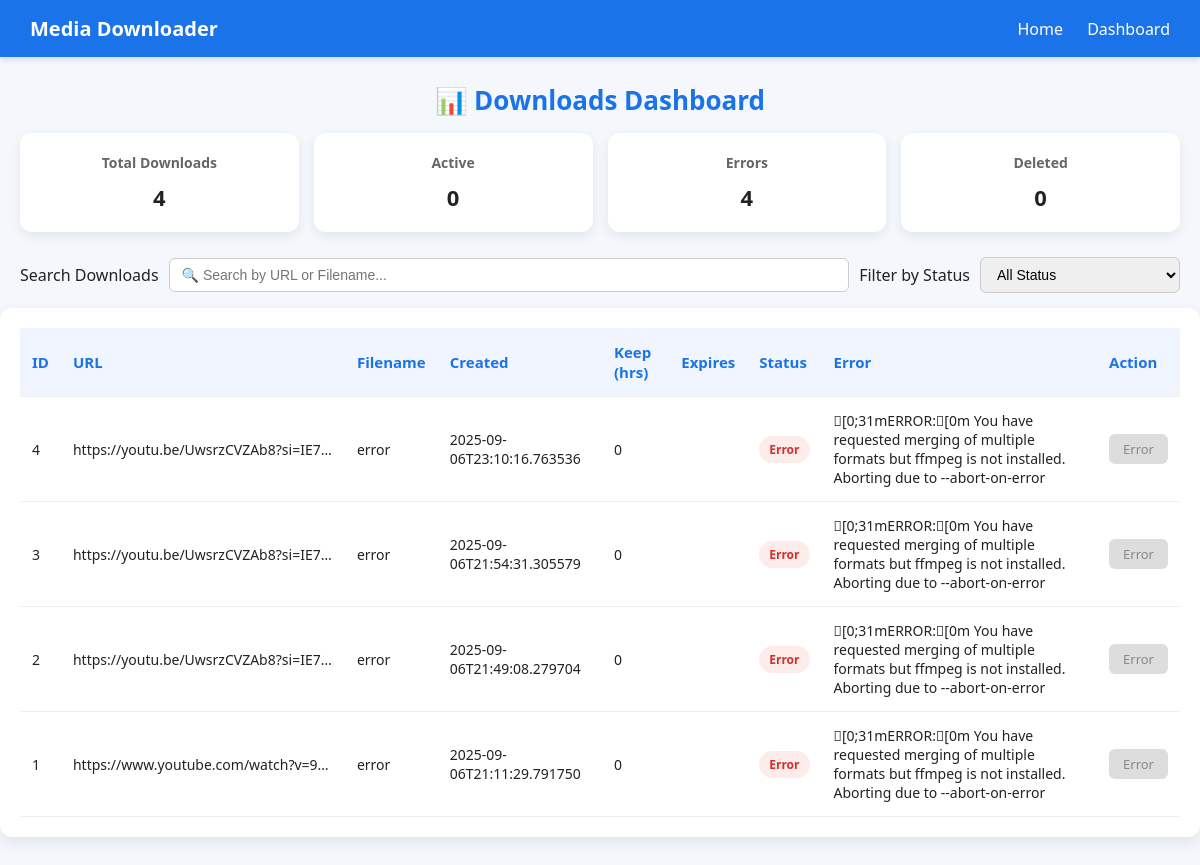
/dashboard, run on the app's committed database.
### tables this page shows
CREATE TABLE downloads (
                id INTEGER PRIMARY KEY AUTOINCREMENT,
                url TEXT NOT NULL,
                filename TEXT NOT NULL,
                filepath TEXT NOT NULL,
                created_at TEXT NOT NULL,
                auto_clean_hours INTEGER DEFAULT 0,
                expires_at TEXT,
                status TEXT DEFAULT 'ready',
                error TEXT
            );

### app.py (the view)
@app.route("/dashboard", methods=["GET"])
def dashboard():
    logs = list_records(500)
    return render_template("dashboard.html", logs=logs)

### app.py (called while the page is built)
def get_conn():
    conn = sqlite3.connect(str(DB_PATH), detect_types=sqlite3.PARSE_DECLTYPES)
    conn.row_factory = sqlite3.Row
    return conn

def list_records(limit=500):
    with get_conn() as conn:
        cur = conn.execute("SELECT * FROM downloads ORDER BY id DESC LIMIT ?", (limit,))
        return cur.fetchall()

### templates/dashboard.html (shortened to what this page needs)
<!DOCTYPE html>
<html lang="en">
<head>
</head>
<body>
  <header>
    <h2>Media Downloader</h2>
    <nav>
      <a href="/">Home</a>
      <a href="/dashboard">Dashboard</a>
    </nav>
  </header>
  <h1>📊 Downloads Dashboard</h1>
  <div class="summary">
    <div class="card"><h3>Total Downloads</h3><p id="totalCount">0</p></div>
    <div class="card"><h3>Active</h3><p id="activeCount">0</p></div>
    <div class="card"><h3>Errors</h3><p id="errorCount">0</p></div>
    <div class="card"><h3>Deleted</h3><p id="deletedCount">0</p></div>
  </div>
  <div class="filters">
  <label for="searchInput" class="sr-only">Search Downloads</label>
  <input
    type="text"
    id="searchInput"
    placeholder="🔍 Search by URL or Filename..."
    aria-label="Search Downloads"
  >
  <label for="statusFilter" class="sr-only">Filter by Status</label>
  <select id="statusFilter" aria-label="Filter by Status">
    <option value="all">All Status</option>
  </select>
</div>
  <div class="table-container">
    <table id="downloadsTable">
      <thead>
        <tr>
          <th>ID</th>
          <th>URL</th>
          <th>Filename</th>
          <th>Created</th>
          <th>Keep (hrs)</th>
          <th>Expires</th>
          <th>Status</th>
          <th>Error</th>
          <th>Action</th>
        </tr>
      </thead>
      <tbody>
        {% for r in logs %}
        <tr data-status="{{ r[7] }}">
          <td>{{ r[0] }}</td>
          <td class="url-cell" title="{{ r[1] }}">{{ r[1] }}</td>
          <td>{{ r[2] }}</td>
          <td>{{ r[4] }}</td>
          <td>{{ r[5] }}</td>
          <td>{{ r[6] or '' }}</td>
          <td><span class="status {{ r[7] }}">{{ r[7] }}</span></td>
          <td>{{ r[8] or '' }}</td>
          <td>
            {% if r[7] == 'ready' %}
              <a href="/files/{{ r[0] }}" target="_blank" class="btn-action btn-download">Download</a>
            {% elif r[7] == 'error' %}
              <span class="btn-action btn-disabled">Error</span>
            {% elif r[7] == 'deleted' %}
              <span class="btn-action btn-disabled">Deleted</span>
            {% else %}
              <span class="btn-action btn-disabled">{{ r[7] }}</span>
            {% endif %}
          </td>
        </tr>
        {% else %}
        <tr><td colspan="9" class="center">🚀 No downloads yet — start by pasting a link on the home page!</td></tr>
        {% endfor %}
      </tbody>
    </table>
  </div>
</body>
</html>

### templates/dashboard.html (style rules this page uses)
:root { --primary: #1a73e8; --primary-dark: #155ab6; --bg: #f4f7fb; --text: #222; --muted: #666; --success: #2e7d32; --error: #d32f2f; --warning: #f9a825; --deleted: #999; }
body { font-family: "Segoe UI", Roboto, Arial, sans-serif; margin: 0; background: var(--bg); color: var(--text); }
header { background: var(--primary); color: #fff; padding: 15px 30px; display: flex; justify-content: space-between; align-items: center; box-shadow: 0 2px 6px rgba(0,0,0,0.15); position: sticky; top: 0; z-index: 100; }
header h2 { font-size: 20px; margin: 0; }
header nav a { color: #fff; margin-left: 20px; text-decoration: none; font-weight: 500; transition: opacity 0.2s; }
h1 { margin: 25px auto 15px; text-align: center; color: var(--primary); font-size: 26px; }
.summary { max-width: 1200px; margin: 0 auto 25px; padding: 0 20px; display: grid; grid-template-columns: repeat(auto-fit,minmax(200px,1fr)); gap: 15px; }
.card { background: #fff; border-radius: 12px; padding: 20px; box-shadow: 0 4px 12px rgba(0,0,0,0.08); text-align: center; }
.card h3 { margin: 0; font-size: 14px; color: var(--muted); }
.card p { margin: 10px 0 0; font-size: 22px; font-weight: bold; }
.filters { max-width: 1200px; margin: 0 auto 15px; padding: 0 20px; display: flex; justify-content: space-between; align-items: center; flex-wrap: wrap; gap: 10px; }
.filters input, .filters select { padding: 8px 12px; border-radius: 6px; border: 1px solid #ccc; font-size: 14px; flex: 1; }
.filters select { max-width: 200px; }
.table-container { max-width: 1200px; margin: 0 auto 40px; padding: 20px; background: #fff; border-radius: 12px; box-shadow: 0 6px 16px rgba(0,0,0,0.08); overflow-x: auto; }
table { width: 100%; border-collapse: collapse; }
th, td { padding: 14px 12px; text-align: left; border-bottom: 1px solid #eee; font-size: 14px; }
th { background: #f1f5ff; color: var(--primary); font-weight: 600; font-size: 15px; }
td.url-cell { max-width: 260px; overflow: hidden; text-overflow: ellipsis; white-space: nowrap; }
.status { padding: 5px 10px; border-radius: 20px; font-size: 12px; font-weight: bold; text-transform: capitalize; display: inline-block; }
.status.error { background: #fdecea; color: var(--error); }
.btn-action { padding: 6px 14px; border-radius: 6px; font-size: 13px; font-weight: 500; text-decoration: none; display: inline-block; transition: 0.2s ease; }
.btn-disabled { background: #ddd; color: #888; cursor: not-allowed; }

### data on the page
downloads: id "4", url "https://youtu.be/UwsrzCVZAb8?si=IE7…", filename "error", created_at "2025-09-06T23:10:16.763536", auto_clean_hours "0", status "Error", error "\u001b[0;31mERROR:\u001b[0m You have requested merging of multiple formats but ffmpeg is not installed. Aborting due to --abort-on-error"
downloads: id "3", url "https://youtu.be/UwsrzCVZAb8?si=IE7…", filename "error", created_at "2025-09-06T21:54:31.305579", auto_clean_hours "0", status "Error", error "\u001b[0;31mERROR:\u001b[0m You have requested merging of multiple formats but ffmpeg is not installed. Aborting due to --abort-on-error"
downloads: id "2", url "https://youtu.be/UwsrzCVZAb8?si=IE7…", filename "error", created_at "2025-09-06T21:49:08.279704", auto_clean_hours "0", status "Error", error "\u001b[0;31mERROR:\u001b[0m You have requested merging of multiple formats but ffmpeg is not installed. Aborting due to --abort-on-error"
downloads: id "1", url "https://www.youtube.com/watch?v=9…", filename "error", created_at "2025-09-06T21:11:29.791750", auto_clean_hours "0", status "Error", error "\u001b[0;31mERROR:\u001b[0m You have requested merging of multiple formats but ffmpeg is not installed. Aborting due to --abort-on-error"
